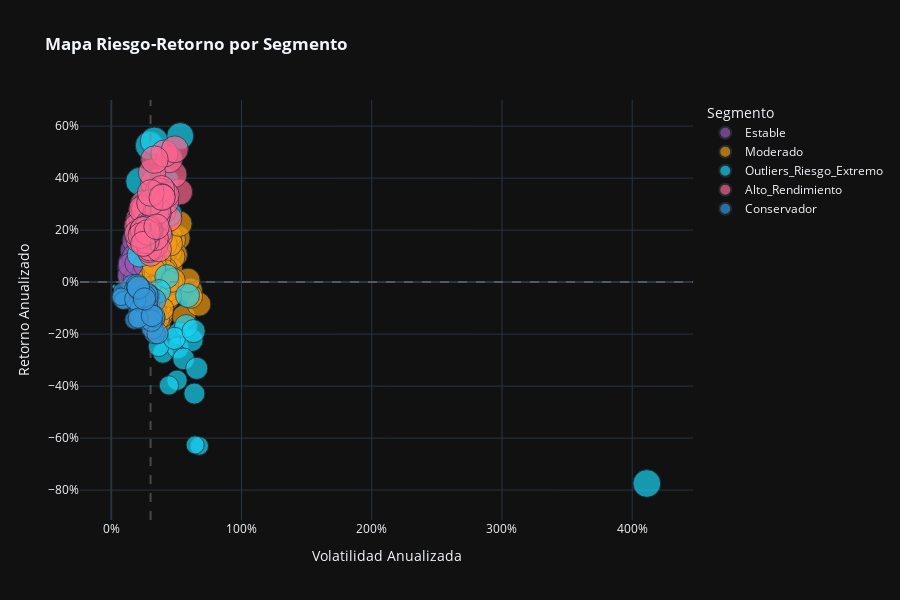

Notebook cell for this chart:
### Code cell
# Scatter Plot: Riesgo vs Retorno por Segmento
# Normalizar sharpe_ratio para que sea positivo (plotly size requiere valores >= 0)
df_segmentacion['sharpe_size'] = df_segmentacion['sharpe_ratio'] - df_segmentacion['sharpe_ratio'].min() + 0.1

fig_scatter = px.scatter(
    df_segmentacion,
    x='volatility_annual',
    y='return_annualized',
    color='segmento_nombre',
    size='sharpe_size',
    hover_data=['ticker', 'sharpe_ratio', 'beta', 'max_drawdown'],
    title='<b>Mapa Riesgo-Retorno por Segmento</b>',
    labels={
        'volatility_annual': 'Volatilidad Anualizada',
        'return_annualized': 'Retorno Anualizado',
        'segmento_nombre': 'Segmento'
    },
    color_discrete_map=colores_segmentos,
    template='plotly_dark'
)

fig_scatter.update_layout(
    height=600,
    xaxis_tickformat='.0%',
    yaxis_tickformat='.0%'
)

# Agregar líneas de referencia
fig_scatter.add_hline(y=0, line_dash='dash', line_color='gray', opacity=0.5)
fig_scatter.add_vline(x=df_segmentacion['volatility_annual'].mean(), line_dash='dash', line_color='gray', opacity=0.5)

fig_scatter.show()
